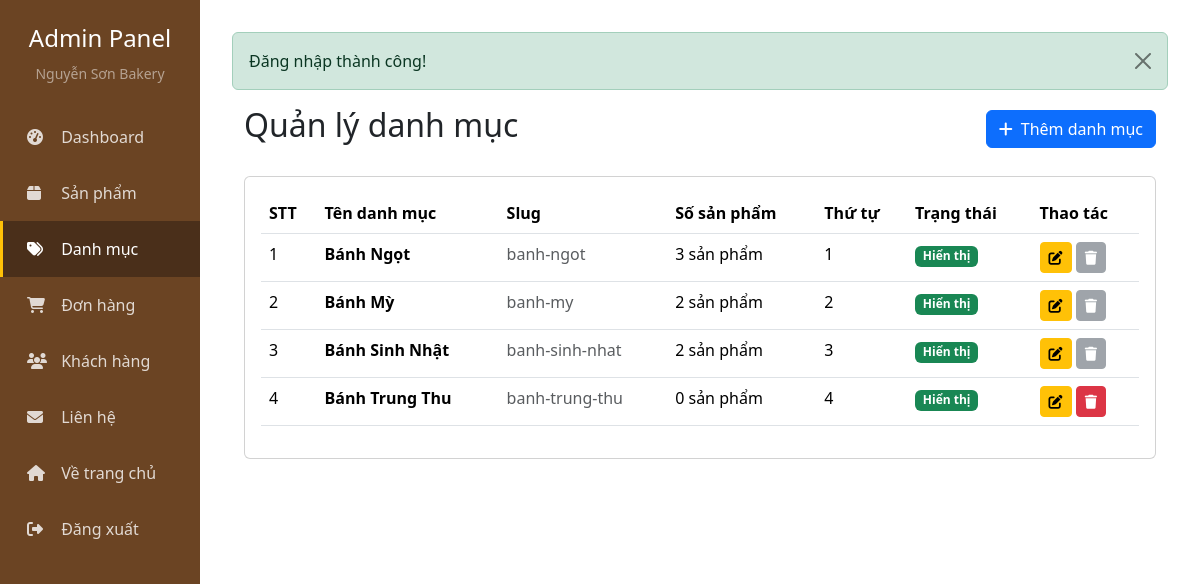
Screenshot of /frontend/pages/admin/categories.php (signed in) with the database file from the repository.
### tables this page shows
CREATE TABLE categories (
    id INT PRIMARY KEY AUTO_INCREMENT,
    name VARCHAR(255) NOT NULL,
    slug VARCHAR(255) UNIQUE,
    description TEXT,
    image VARCHAR(255),
    display_order INT DEFAULT 0,
    status TINYINT DEFAULT 1 COMMENT '1=active, 0=inactive',
    created_at TIMESTAMP DEFAULT CURRENT_TIMESTAMP,
    updated_at TIMESTAMP DEFAULT CURRENT_TIMESTAMP ON UPDATE CURRENT_TIMESTAMP
);

### backend/config/config.php (called while the page is built, shortened)
<?php
function e($value): string
{
    return htmlspecialchars((string)$value, ENT_QUOTES | ENT_SUBSTITUTE, 'UTF-8');
}
?>

### frontend/pages/admin/categories.php (the view, shortened to what this page needs)
<?php
require_once 'includes/header.php';
$database = new Database();
$db = $database->getConnection();
$categories = $db->query("SELECT c.*, COUNT(p.id) as product_count
                          FROM categories c
                          LEFT JOIN products p ON c.id = p.category_id
                          GROUP BY c.id
                          ORDER BY c.display_order ASC")->fetchAll();
?>
<div class="container-fluid">
    <div class="d-flex justify-content-between align-items-center mb-4">
        <h2>Quản lý danh mục</h2>
        <button type="button" class="btn btn-primary" data-bs-toggle="modal" data-bs-target="#categoryModal">
            <i class="fas fa-plus me-2"></i>Thêm danh mục
        </button>
    </div>
    <div class="card">
        <div class="card-body">
            <div class="table-responsive">
                <table class="table table-hover">
                    <thead>
                        <tr>
                            <th>STT</th>
                            <th>Tên danh mục</th>
                            <th>Slug</th>
                            <th>Số sản phẩm</th>
                            <th>Thứ tự</th>
                            <th>Trạng thái</th>
                            <th>Thao tác</th>
                        </tr>
                    </thead>
                    <tbody>
                        <?php foreach ($categories as $index => $cat): ?>
                        <tr>
                            <td><?= $index + 1 ?></td>
                            <td><strong><?= e($cat['name']) ?></strong></td>
                            <td><span class="text-muted"><?= e($cat['slug']) ?></span></td>
                            <td><?= $cat['product_count'] ?> sản phẩm</td>
                            <td><?= $cat['display_order'] ?></td>
                            <td>
                                <?php if ($cat['status']): ?>
                                    <span class="badge bg-success">Hiển thị</span>
                                <?php else: ?>
                                    <span class="badge bg-secondary">Ẩn</span>
                                <?php endif; ?>
                            </td>
                            <td class="table-actions">
                                <a href="?edit=<?= $cat['id'] ?>" class="btn btn-sm btn-warning" data-bs-toggle="modal" data-bs-target="#categoryModal">
                                    <i class="fas fa-edit"></i>
                                </a>
                                <?php if ($cat['product_count'] == 0): ?>
                                    <a href="?delete=<?= $cat['id'] ?>"
                                       class="btn btn-sm btn-danger"
                                       onclick="return confirm('Bạn có chắc muốn xóa danh mục này?')">
                                        <i class="fas fa-trash"></i>
                                    </a>
                                <?php else: ?>
                                    <button class="btn btn-sm btn-secondary" disabled title="Không thể xóa danh mục có sản phẩm">
                                        <i class="fas fa-trash"></i>
                                    </button>
                                <?php endif; ?>
                            </td>
                        </tr>
                        <?php endforeach; ?>
                    </tbody>
                </table>
            </div>
        </div>
    </div>
</div>
<?php require_once 'includes/footer.php'; ?>

### frontend/pages/admin/includes/header.php (style rules this page uses)
:root { --brown-primary: #6B4423; --brown-dark: #4A2F1A; }
body { font-family: 'Segoe UI', Tahoma, Geneva, Verdana, sans-serif; }
.table-actions .btn { padding: 0.25rem 0.5rem; font-size: 0.875rem; }

### rows the page displays
categories: name "Bánh Ngọt", slug "banh-ngot", product_count "3", display_order "1", status "Hiển thị"
categories: name "Bánh Mỳ", slug "banh-my", product_count "2", display_order "2", status "Hiển thị"
categories: name "Bánh Sinh Nhật", slug "banh-sinh-nhat", product_count "2", display_order "3", status "Hiển thị"
categories: name "Bánh Trung Thu", slug "banh-trung-thu", product_count "0", display_order "4", status "Hiển thị"

### other values shown
$success "Đăng nhập thành công!"
